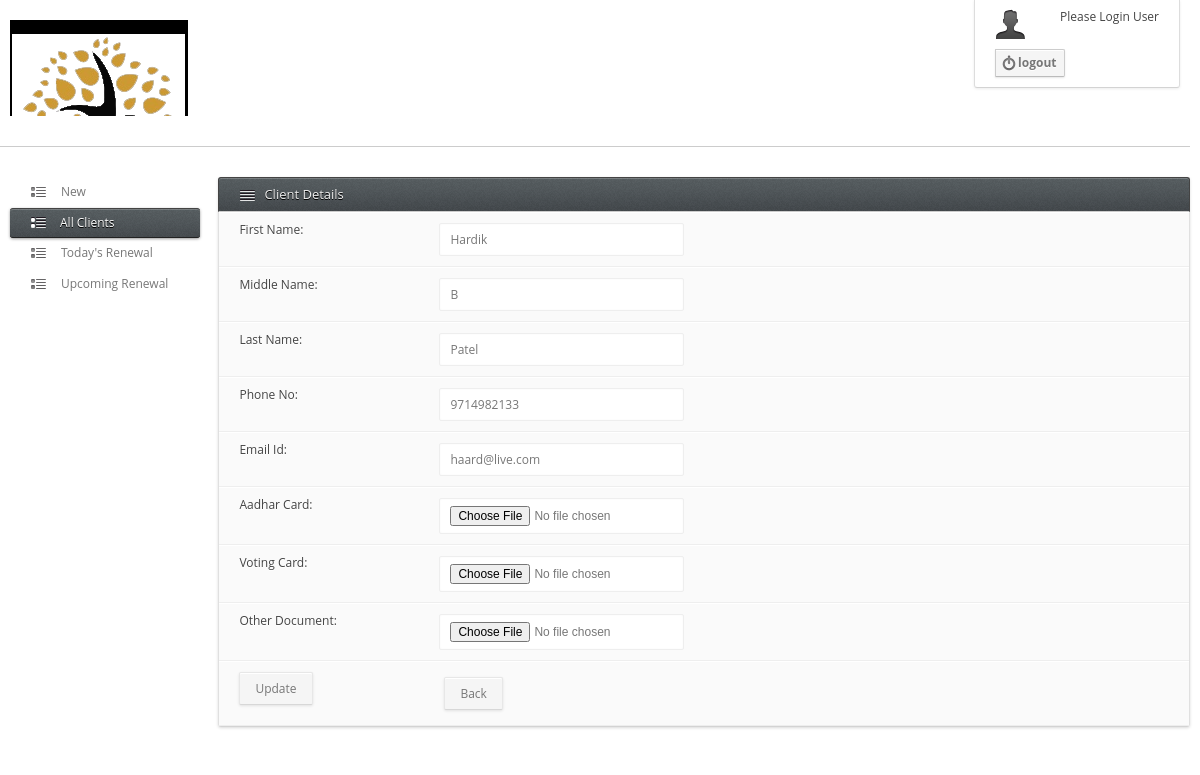
/Admin/updateClientDetails.php?txtemail=haard@live.com (signed in), run on the app's committed database.
### tables this page shows
CREATE TABLE IF NOT EXISTS `clients` (
  `clientId` int(10) NOT NULL AUTO_INCREMENT,
  `firstName` varchar(15) NOT NULL,
  `middleName` varchar(15) NOT NULL,
  `lastName` varchar(15) NOT NULL,
  `phoneNo` varchar(10) NOT NULL,
  `emailId` varchar(50) NOT NULL,
  `gender` varchar(5) NOT NULL,
  `aadharCard` varchar(50) NOT NULL,
  `votingCard` varchar(50) NOT NULL,
  `otherDoc` varchar(50) NOT NULL,
  PRIMARY KEY (`clientId`)
);

### Admin/updateClientDetails.php (the view, shortened to what this page needs)
<?php
	if(isset($_SESSION['username']))
	{
?>
<!DOCTYPE html>
<html>
<HEAD>
	</HEAD>
<BODY>
<?php include_once("heading.php");?>
<div id="container">
	<?php
		include_once("admin_menu.php");
		$email=$_GET['txtemail'];
		$qry="select * from clients where emailId='".$email."'";
		$res=mysql_query($qry) or die(mysql_error());
		$row=mysql_fetch_assoc($res);
	?>
	<div class="bit-14">
		<div class="box-element">
			<div class="box-head-light"><span class="typography-16"></span><h3>Client Details</h3></div>
			<div class="box-content no-padding">
				<form method="post" action="updateClient.php" class="i-validate" id="Appointment_reg" enctype="multipart/form-data">
					<fieldset>
						<section>
							<div class="section-left-s">
								<label for="text_field">First Name:</label>
							</div>
							<div class="section-right">
								<div class="section-input">
								<input name="txtfname" id="text_field" class="i-text required wid" type="text" required pattern="[a-Z ]" placeholder="First Name" value="<?php echo $row['firstName']; ?>">
								</div>
							</div>
						</section>
						<section>
							<div class="section-left-s">
								<label for="text_field">Middle Name:</label>
							</div>
							<div class="section-right">
								<div class="section-input">
								<input name="txtmname" id="text_field" class="i-text required wid" type="text" required pattern="[a-Z ]" placeholder="Middle Name" value="<?php echo $row['middleName']; ?>">
								</div>
							</div>
						</section>
						<section>
							<div class="section-left-s">
								<label for="text_field">Last Name:</label>
							</div>
							<div class="section-right">
								<div class="section-input">
								<input name="txtlname" id="text_field" class="i-text required wid" type="text" required pattern="[a-Z ]" placeholder="Last Name" value="<?php echo $row['lastName']; ?>">
								</div>
							</div>
						</section>
						<section>
							<div class="section-left-s">
								<label for="text_field">Phone No:</label>
							</div>
							<div class="section-right">
								<div class="section-input">
								<input name="txtphone" id="text_field" class="i-text required wid" type="text" required pattern="[0-9]{10,11}" placeholder="Phone" value="<?php echo $row['phoneNo']; ?>">
								</div>
							</div>
						</section>
						<section>
							<div class="section-left-s">
								<label for="text_field">Email Id:</label>
							</div>
							<div class="section-right">
								<div class="section-input">
								<input name="txtemail" id="text_field" class="i-text required wid" type="email" required readonly="readonly" pattern="[a-z0-9._%+-]+@[a-z0-9.-]+\.[a-z]{2,3}$" placeholder="Email ID" value="<?php echo $row['emailId']; ?>">
								</div>
							</div>
						</section>
						<section>
							<div class="section-left-s">
								<label for="text_field">Aadhar Card:</label>
							</div>
							<div class="section-right">
								<div class="section-input">
								<input name="aadharCard" class="i-text required wid" type="file" accept="image/*">
								</div>
							</div>
						</section>
						<section>
							<div class="section-left-s">
								<label for="text_field">Voting Card:</label>
							</div>
							<div class="section-right">
								<div class="section-input">
								<input name="votingCard" class="i-text required wid" type="file" accept="image/*">
								</div>
							</div>
						</section>
						<section>
							<div class="section-left-s">
								<label for="text_field">Other Document:</label>
							</div>
							<div class="section-right">
								<div class="section-input">
								<input name="other" class="i-text required wid" type="file" accept="image/*">
								</div>
							</div>
						</section>
						<section>
							<div class="section-left-s">
								<input name="submit" id="" class="i-button no-margin" value="Update" type="submit">
							</div>
							<div class="section-right">
								<div class="section-input">
									<a href="acessData.php?txtemail=<?php echo $email; ?>"><input class="icon-16 button" type='button' name="updateaccess" value='Back'></a>
								</div>
							</div>
						</section>
					</fieldset>
				</form>
			</div>
		</div>
	</div>
</div>
</BODY>
</html>
<?php
	}
	else
	{
			header("location:index.php");
	}
?>

### Admin/css/skeleton.css (style rules this page uses)
*, *:after, *:before { margin: 0; padding: 0; -webkit-box-sizing: border-box; -moz-box-sizing: border-box; box-sizing: border-box; }
[class*='bit-'] { float: left; }
[class*='bit-']:last-of-type { padding-right: 10px; float: right; }
.bit-14 { width: 81.8%; }

### Admin/css/base.css (style rules this page uses)
html, body, div, span, applet, object, iframe, h1, h2, h3, h4, h5, h6, p, blockquote, pre, a, abbr, acronym, address, big, cite, code, del, dfn, em, img, ins, kbd, q, s, samp, small, strike, strong, sub, sup, tt, var, b, u, i, center, dl, dt, dd, ol, ul, li, fieldset, form, label, legend, table, caption, tbody, tfoot, thead, tr, th, td, article, aside, canvas, details, embed, figure, figcaption, footer, header, hgroup, menu, nav, output, ruby, section, summary, time, mark, audio, video { margin: 0; padding: 0; border: 0; font-size: 100%; font: inherit; vertical-align: baseline; }
article, aside, details, figcaption, figure, footer, header, hgroup, menu, nav, section { display: block; }
body { line-height: 1; }
body { background: url("../img/bg.png") repeat scroll 0 0 rgba(0, 0, 0, 0); font-size: 12px; line-height: 1.231; font-weight:500; color: #444444; text-shadow: 0 1px 0 #FFFFFF; -webkit-font-smoothing: antialiased; -webkit-text-size-adjust: 100%; }
#container { margin: 0 auto; padding:0; max-width: 1250px; min-width: 960px; position:relative; margin-top:18px; }
#container:after { clear:both; content:" "; display:block; height:0; visiblity:hidden; }
body, h1, h2, h3, h4, h5, h6, .button, input[type="button"], input[type="submit"], input[type="text"], input[type="password"], input[type="email"], textarea, select, button { font-family: Ubuntu, "Open Sans", "HelveticaNeue", "Helvetica Neue", Helvetica, Arial, sans-serif; }
h1, h2, h3, h4, h5, h6 { color: #444444; font-weight: 600; }
h3 { font-size: 14.0333px; line-height: 17.2833px; }
a, a:visited { color: #0000EE; text-decoration: none; outline: 0; -webkit-transition: color 0.1s ease-in-out; -moz-transition: color 0.1s ease-in-out; -o-transition: color 0.1s ease-in-out; -transition: color 0.1s ease-in-out; cursor: pointer; }
form { margin: 0; }
fieldset { border: 0; margin: 0; padding: 0; }
button, input, select, textarea { font-size: 100%; margin: 0; vertical-align: baseline; *vertical-align: middle; }
button, input { line-height: normal; *overflow: visible; }
button, input[type="button"], input[type="reset"], input[type="submit"] { cursor: pointer; -webkit-appearance: button; }

### data on the page
clients: txtfname "Hardik", txtmname "B", txtlname "Patel", txtphone "9714982133", txtemail "haard@live.com"
